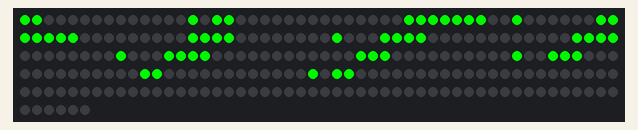
The program below on a simulated CircuitPython board. Parts: 256 RGB LEDs in strip order, left to right, continuing on the next row. Random numbers come from a fixed seed.

Above: at 6.1 s.

The program:

DancingTeeth.py
```python
import time
import board
import neopixel
import random

# GPIO control settings
pixel_pin = board.D18
num_pixels = 256
order = neopixel.GRB

# Individual pixel characteristics
pixels = neopixel.NeoPixel(
    pixel_pin, num_pixels, brightness=0.9, auto_write=False, pixel_order=order
)

# Define Teeth Resting State
tooth1 = [ 0, 1, 14, 17, 16 ]
tooth2 = [ 32, 33, 34, 45, 50, 49, 48 ]
tooth3 = [ 64, 65, 66, 67, 76, 83, 82, 81, 80 ]
tooth4 = [ 96, 97, 98, 99, 108, 115, 114, 113, 112 ]
tooth5 = [ 128, 129, 130, 141, 146, 145, 144 ]
tooth6 = [ 160, 161, 174, 177, 176 ]
teeth = [ tooth1, tooth2, tooth3, tooth4, tooth5, tooth6 ]

# Teeth Limits (Low/High Pixels)
tlow1 = [ 1, 14, 17 ]
tlow2 = [ 34, 45, 50 ]
tlow3 = [ 67, 76, 83 ]
tlow4 = [ 99, 108, 115 ]
tlow5 = [ 130, 141, 146 ]
tlow6 = [ 161, 174, 177 ]
tlow = [ tlow1, tlow2, tlow3, tlow4, tlow5, tlow6 ]

thigh1 = [ 7, 8, 23 ]
thigh2 = [ 39, 40, 55 ]
thigh3 = [ 71, 72, 87 ]
thigh4 = [ 103, 104, 119 ]
thigh5 = [ 135, 136, 151 ]
thigh6 = [ 167, 168, 183 ]
thigh = [ thigh1, thigh2, thigh3, thigh4, thigh5, thigh6 ]

# Define RGB colours we are going to use
on = [ 0, 255, 0 ]
off = [ 0, 0, 0 ]

# Reset Pixels & Pause
for x in range(0,255):
  pixels[x] = off
pixels.show()
time.sleep(3)

# Draw Teeth & Pause
for tooth in teeth:
  for x in tooth:
    pixels[x] = on
pixels.show()
time.sleep(3)

# Dance, Baby!
while True:
  for x in teeth:
    index = random.randint(0, 5)
    state = tlow[index]
    low = tlow[index]
    high = thigh[index]
    while state[0] < high[0]:
      # Descend Line
      pixels[state[0]+1] = on
      pixels[state[1]-1] = on
      pixels[state[2]+1] = on
      # Remove Centre Pixel Above
      pixels[state[1]] = off
      pixels.show()
      state = [ state[0]+1, state[1]-1, state[2]+1 ]
    while state[0] > low[0]:
      # Ascend Line
      pixels[state[0]-1] = on
      pixels[state[1]+1] = on
      pixels[state[2]-1] = on
      # Remove Line Below
      pixels[state[0]] = off
      pixels[state[1]] = off
      pixels[state[2]] = off
      pixels.show()
      state = [ state[0]-1, state[1]+1, state[2]-1 ]
```
